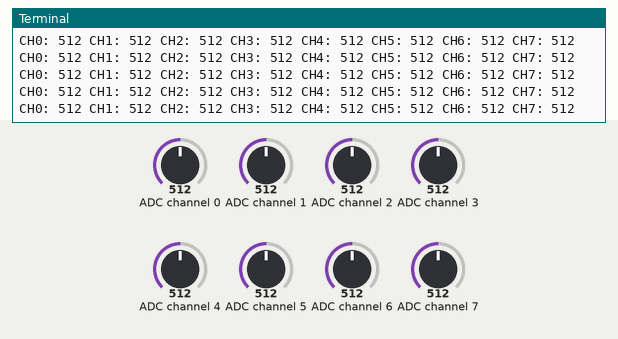
A program run on a simulated Raspberry Pi (BCM pin numbers). On the bench: the last lines printed to the terminal. The inputs (shaded band) are chosen by the test bench; at power-on: ADC channel 0 = 512, ADC channel 1 = 512, ADC channel 2 = 512, ADC channel 3 = 512, ADC channel 4 = 512, ADC channel 5 = 512, ADC channel 6 = 512, ADC channel 7 = 512 (analog values on the 0–1023 scale).

Above: at 1.2 s.
1.3 s: ADC channel 0 set to 30
At 1.56 s:
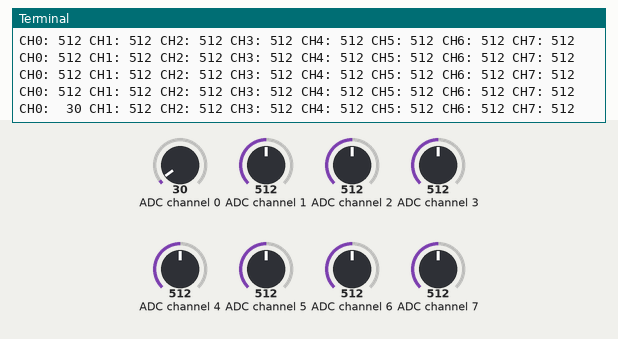
2.9 s: ADC channel 1 set to 30
At 3.17 s:
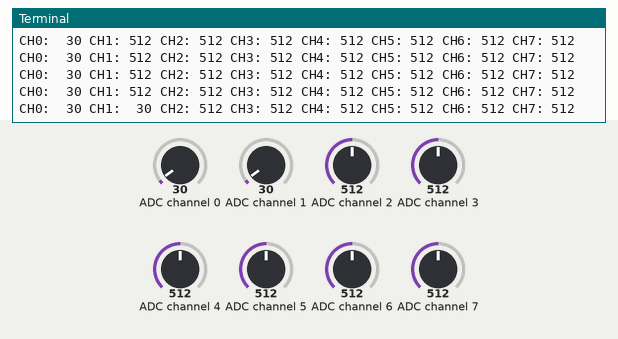
4.5 s: ADC channel 2 set to 30
At 4.78 s:
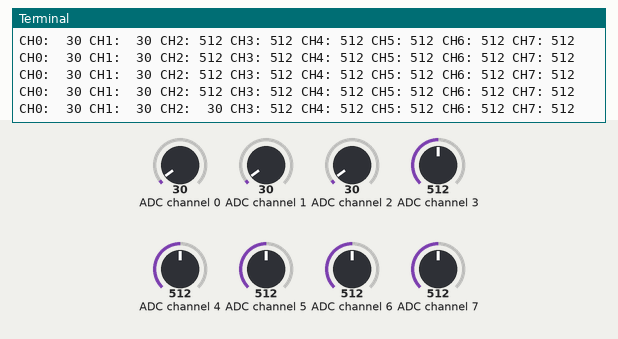
6.1 s: ADC channel 3 set to 30
At 6.39 s:
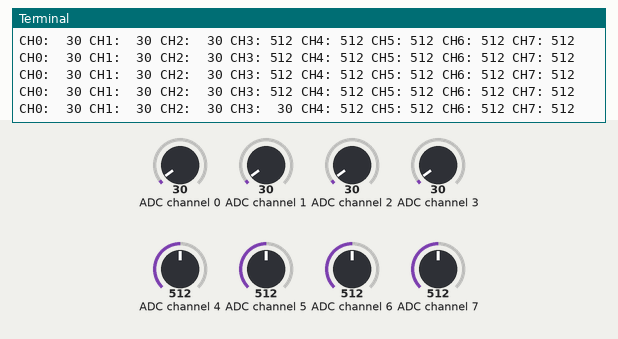
7.7 s: ADC channel 4 set to 30
At 8.0 s:
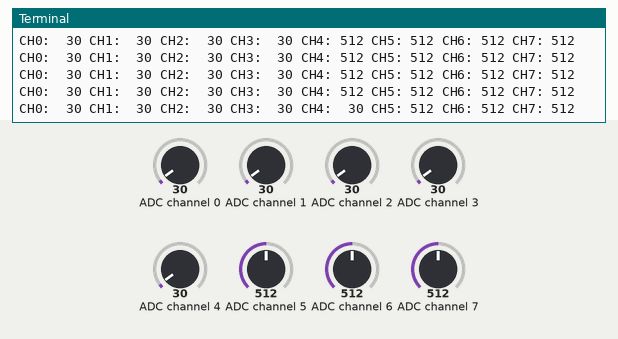
9.3 s: ADC channel 5 set to 30
At 9.61 s:
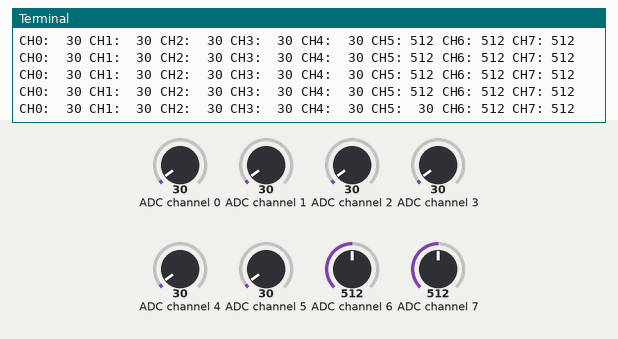

The program:

mcp_read_all.py
```python
import spidev
import time

spi = spidev.SpiDev()
spi.open(0, 0)
spi.max_speed_hz = 1350000


def read_ch(ch):
    adc = spi.xfer2([1, (8 + ch) << 4, 0])
    return ((adc[1] & 3) << 8) + adc[2]


try:
    while True:
        vals = [read_ch(i) for i in range(8)]
        print(" ".join([f"CH{i}:{vals[i]:4d}" for i in range(8)]))
        time.sleep(0.2)
except KeyboardInterrupt:
    pass
finally:
    spi.close()
```

Measured:
- after the input at 1.3 s, the terminal: prints a new line after 0.11 s (image 1)
- after the input at 2.9 s, the terminal: prints a new line after 0.12 s (image 2)
- after the input at 4.5 s, the terminal: prints a new line after 0.13 s (image 3)
- after the input at 6.1 s, the terminal: prints a new line after 0.14 s (image 4)
- after the input at 7.7 s, the terminal: prints a new line after 0.15 s (image 5)
- after the input at 9.3 s, the terminal: prints a new line after 0.15 s (image 6)
